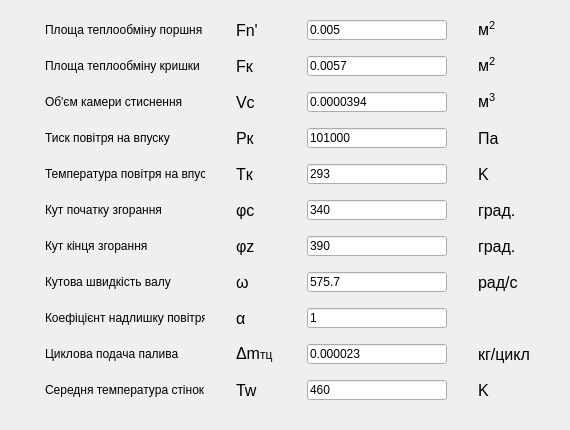
    <widget class="QWidget" name="tab_3">
     <attribute name="title">
      <string>2</string>
     </attribute>
     <widget class="QWidget" name="layoutWidget">
      <property name="geometry">
       <rect>
        <x>20</x>
        <y>10</y>
        <width>541</width>
        <height>411</height>
       </rect>
      </property>
      <layout class="QVBoxLayout" name="verticalLayout_8">
       <item>
        <layout class="QHBoxLayout" name="horizontalLayout_14">
         <item>
          <widget class="QLabel" name="label_24">
           <property name="maximumSize">
            <size>
             <width>160</width>
             <height>20</height>
            </size>
           </property>
           <property name="text">
            <string>Площа теплообміну поршня</string>
           </property>
          </widget>
         </item>
         <item>
          <widget class="QLabel" name="label_35">
           <property name="maximumSize">
            <size>
             <width>40</width>
             <height>20</height>
            </size>
           </property>
           <property name="font">
            <font>
             <pointsize>12</pointsize>
            </font>
           </property>
           <property name="text">
            <string>Fn'</string>
           </property>
          </widget>
         </item>
         <item>
          <widget class="QLineEdit" name="lineEdit_Fnn">
           <property name="maximumSize">
            <size>
             <width>140</width>
             <height>20</height>
            </size>
           </property>
           <property name="text">
            <string>0.005</string>
           </property>
          </widget>
         </item>
         <item>
          <widget class="QLabel" name="label_46">
           <property name="maximumSize">
            <size>
             <width>56</width>
             <height>20</height>
            </size>
           </property>
           <property name="text">
            <string>&lt;html&gt;&lt;head/&gt;&lt;body&gt;&lt;p&gt;&lt;span style=&quot; font-size:12pt;&quot;&gt;м&lt;/span&gt;&lt;span style=&quot; font-size:12pt; vertical-align:super;&quot;&gt;2&lt;/span&gt;&lt;/p&gt;&lt;/body&gt;&lt;/html&gt;</string>
           </property>
          </widget>
         </item>
        </layout>
       </item>
       <item>
        <layout class="QHBoxLayout" name="horizontalLayout_15">
         <item>
          <widget class="QLabel" name="label_25">
           <property name="maximumSize">
            <size>
             <width>160</width>
             <height>20</height>
            </size>
           </property>
           <property name="text">
            <string>Площа теплообміну кришки</string>
           </property>
          </widget>
         </item>
         <item>
          <widget class="QLabel" name="label_36">
           <property name="maximumSize">
            <size>
             <width>40</width>
             <height>20</height>
            </size>
           </property>
           <property name="font">
            <font>
             <pointsize>12</pointsize>
            </font>
           </property>
           <property name="text">
            <string>Fк</string>
           </property>
          </widget>
         </item>
         <item>
          <widget class="QLineEdit" name="lineEdit_Fk">
           <property name="maximumSize">
            <size>
             <width>140</width>
             <height>20</height>
            </size>
           </property>
           <property name="text">
            <string>0.0057</string>
           </property>
          </widget>
         </item>
         <item>
          <widget class="QLabel" name="label_47">
           <property name="maximumSize">
            <size>
             <width>56</width>
             <height>20</height>
            </size>
           </property>
           <property name="text">
            <string>&lt;html&gt;&lt;head/&gt;&lt;body&gt;&lt;p&gt;&lt;span style=&quot; font-size:12pt;&quot;&gt;м&lt;/span&gt;&lt;span style=&quot; font-size:12pt; vertical-align:super;&quot;&gt;2&lt;/span&gt;&lt;/p&gt;&lt;/body&gt;&lt;/html&gt;</string>
           </property>
          </widget>
         </item>
        </layout>
       </item>
       <item>
        <layout class="QHBoxLayout" name="horizontalLayout_16">
         <item>
          <widget class="QLabel" name="label_26">
           <property name="maximumSize">
            <size>
             <width>160</width>
             <height>20</height>
            </size>
           </property>
           <property name="text">
            <string>Об'єм камери стиснення</string>
           </property>
          </widget>
         </item>
         <item>
          <widget class="QLabel" name="label_37">
           <property name="maximumSize">
            <size>
             <width>40</width>
             <height>20</height>
            </size>
           </property>
           <property name="font">
            <font>
             <pointsize>12</pointsize>
            </font>
           </property>
           <property name="text">
            <string>Vc</string>
           </property>
          </widget>
         </item>
         <item>
          <widget class="QLineEdit" name="lineEdit_Vc">
           <property name="maximumSize">
            <size>
             <width>140</width>
             <height>20</height>
            </size>
           </property>
           <property name="text">
            <string>0.0000394</string>
           </property>
          </widget>
         </item>
         <item>
          <widget class="QLabel" name="label_48">
           <property name="maximumSize">
            <size>
             <width>56</width>
             <height>20</height>
            </size>
           </property>
           <property name="text">
            <string>&lt;html&gt;&lt;head/&gt;&lt;body&gt;&lt;p&gt;&lt;span style=&quot; font-size:12pt;&quot;&gt;м&lt;/span&gt;&lt;span style=&quot; font-size:12pt; vertical-align:super;&quot;&gt;3&lt;/span&gt;&lt;/p&gt;&lt;/body&gt;&lt;/html&gt;</string>
           </property>
          </widget>
         </item>
        </layout>
       </item>
       <item>
        <layout class="QHBoxLayout" name="horizontalLayout_17">
         <item>
          <widget class="QLabel" name="label_27">
           <property name="maximumSize">
            <size>
             <width>160</width>
             <height>20</height>
            </size>
           </property>
           <property name="text">
            <string>Тиск повітря на впуску</string>
           </property>
          </widget>
         </item>
         <item>
          <widget class="QLabel" name="label_38">
           <property name="maximumSize">
            <size>
             <width>40</width>
             <height>20</height>
            </size>
           </property>
           <property name="font">
            <font>
             <pointsize>12</pointsize>
            </font>
           </property>
           <property name="text">
            <string>Pк</string>
           </property>
          </widget>
         </item>
         <item>
          <widget class="QLineEdit" name="lineEdit_Pk">
           <property name="maximumSize">
            <size>
             <width>140</width>
             <height>20</height>
            </size>
           </property>
           <property name="text">
            <string>101000</string>
           </property>
          </widget>
         </item>
         <item>
          <widget class="QLabel" name="label_49">
           <property name="maximumSize">
            <size>
             <width>56</width>
             <height>20</height>
            </size>
           </property>
           <property name="font">
            <font>
             <pointsize>12</pointsize>
            </font>
           </property>
           <property name="text">
            <string>Па</string>
           </property>
          </widget>
         </item>
        </layout>
       </item>
       <item>
        <layout class="QHBoxLayout" name="horizontalLayout_18">
         <item>
          <widget class="QLabel" name="label_28">
           <property name="maximumSize">
            <size>
             <width>160</width>
             <height>20</height>
            </size>
           </property>
           <property name="text">
            <string>Температура повітря на впуску</string>
           </property>
          </widget>
         </item>
         <item>
          <widget class="QLabel" name="label_39">
           <property name="maximumSize">
            <size>
             <width>40</width>
             <height>20</height>
            </size>
           </property>
           <property name="font">
            <font>
             <pointsize>12</pointsize>
            </font>
           </property>
           <property name="text">
            <string>Tк</string>
           </property>
          </widget>
         </item>
         <item>
          <widget class="QLineEdit" name="lineEdit_Tk">
           <property name="maximumSize">
            <size>
             <width>140</width>
             <height>20</height>
            </size>
           </property>
           <property name="text">
            <string>293</string>
           </property>
          </widget>
         </item>
         <item>
          <widget class="QLabel" name="label_50">
           <property name="maximumSize">
            <size>
             <width>56</width>
             <height>20</height>
            </size>
           </property>
           <property name="font">
            <font>
             <pointsize>12</pointsize>
            </font>
           </property>
           <property name="text">
            <string>K</string>
           </property>
          </widget>
         </item>
        </layout>
       </item>
       <item>
        <layout class="QHBoxLayout" name="horizontalLayout_19">
         <item>
          <widget class="QLabel" name="label_29">
           <property name="maximumSize">
            <size>
             <width>160</width>
             <height>20</height>
            </size>
           </property>
           <property name="text">
            <string>Кут початку згорання</string>
           </property>
          </widget>
         </item>
         <item>
          <widget class="QLabel" name="label_40">
           <property name="maximumSize">
            <size>
             <width>40</width>
             <height>20</height>
            </size>
           </property>
           <property name="font">
            <font>
             <pointsize>12</pointsize>
            </font>
           </property>
           <property name="text">
            <string>φс</string>
           </property>
          </widget>
         </item>
         <item>
          <widget class="QLineEdit" name="lineEdit_fic">
           <property name="maximumSize">
            <size>
             <width>140</width>
             <height>20</height>
            </size>
           </property>
           <property name="text">
            <string>340</string>
           </property>
          </widget>
         </item>
         <item>
          <widget class="QLabel" name="label_51">
           <property name="maximumSize">
            <size>
             <width>56</width>
             <height>20</height>
            </size>
           </property>
           <property name="font">
            <font>
             <pointsize>12</pointsize>
            </font>
           </property>
           <property name="text">
            <string>град.</string>
           </property>
          </widget>
         </item>
        </layout>
       </item>
       <item>
        <layout class="QHBoxLayout" name="horizontalLayout_20">
         <item>
          <widget class="QLabel" name="label_30">
           <property name="maximumSize">
            <size>
             <width>160</width>
             <height>20</height>
            </size>
           </property>
           <property name="text">
            <string>Кут кінця згорання</string>
           </property>
          </widget>
         </item>
         <item>
          <widget class="QLabel" name="label_41">
           <property name="maximumSize">
            <size>
             <width>40</width>
             <height>20</height>
            </size>
           </property>
           <property name="font">
            <font>
             <pointsize>12</pointsize>
            </font>
           </property>
           <property name="text">
            <string>φz</string>
           </property>
          </widget>
         </item>
         <item>
          <widget class="QLineEdit" name="lineEdit_fiz">
           <property name="maximumSize">
            <size>
             <width>140</width>
             <height>20</height>
            </size>
           </property>
           <property name="text">
            <string>390</string>
           </property>
          </widget>
         </item>
         <item>
          <widget class="QLabel" name="label_52">
           <property name="maximumSize">
            <size>
             <width>56</width>
             <height>20</height>
            </size>
           </property>
           <property name="font">
            <font>
             <pointsize>12</pointsize>
            </font>
           </property>
           <property name="text">
            <string>град.</string>
           </property>
          </widget>
         </item>
        </layout>
       </item>
       <item>
        <layout class="QHBoxLayout" name="horizontalLayout_21">
         <item>
          <widget class="QLabel" name="label_31">
           <property name="maximumSize">
            <size>
             <width>160</width>
             <height>20</height>
            </size>
           </property>
           <property name="text">
            <string>Кутова швидкість валу</string>
           </property>
          </widget>
         </item>
         <item>
          <widget class="QLabel" name="label_42">
           <property name="maximumSize">
            <size>
             <width>40</width>
             <height>20</height>
            </size>
           </property>
           <property name="font">
            <font>
             <pointsize>12</pointsize>
            </font>
           </property>
           <property name="text">
            <string>ω</string>
           </property>
          </widget>
         </item>
         <item>
          <widget class="QLineEdit" name="lineEdit_w">
           <property name="maximumSize">
            <size>
             <width>140</width>
             <height>20</height>
            </size>
           </property>
           <property name="text">
            <string>575.7</string>
           </property>
          </widget>
         </item>
         <item>
          <widget class="QLabel" name="label_53">
           <property name="maximumSize">
            <size>
             <width>56</width>
             <height>20</height>
            </size>
           </property>
           <property name="font">
            <font>
             <pointsize>12</pointsize>
            </font>
           </property>
           <property name="text">
            <string>рад/с</string>
           </property>
          </widget>
         </item>
        </layout>
       </item>
       <item>
        <layout class="QHBoxLayout" name="horizontalLayout_22">
         <item>
          <widget class="QLabel" name="label_32">
           <property name="maximumSize">
            <size>
             <width>160</width>
             <height>20</height>
            </size>
           </property>
           <property name="text">
            <string>Коефіцієнт надлишку повітря</string>
           </property>
          </widget>
         </item>
         <item>
          <widget class="QLabel" name="label_43">
           <property name="maximumSize">
            <size>
             <width>40</width>
             <height>20</height>
            </size>
           </property>
           <property name="font">
            <font>
             <pointsize>12</pointsize>
            </font>
           </property>
           <property name="text">
            <string>α</string>
           </property>
          </widget>
         </item>
         <item>
          <widget class="QLineEdit" name="lineEdit_a">
           <property name="maximumSize">
            <size>
             <width>140</width>
             <height>20</height>
            </size>
           </property>
           <property name="text">
            <string>1</string>
           </property>
          </widget>
         </item>
         <item>
          <widget class="QLabel" name="label_73">
           <property name="maximumSize">
            <size>
             <width>56</width>
             <height>20</height>
            </size>
           </property>
           <property name="font">
            <font>
             <pointsize>12</pointsize>
            </font>
           </property>
           <property name="text">
            <string/>
           </property>
          </widget>
         </item>
        </layout>
       </item>
       <item>
        <layout class="QHBoxLayout" name="horizontalLayout_23">
         <item>
          <widget class="QLabel" name="label_33">
           <property name="maximumSize">
            <size>
             <width>160</width>
             <height>20</height>
            </size>
           </property>
           <property name="text">
            <string>Циклова подача палива</string>
           </property>
          </widget>
         </item>
         <item>
          <widget class="QLabel" name="label_44">
           <property name="maximumSize">
            <size>
             <width>40</width>
             <height>20</height>
            </size>
           </property>
           <property name="text">
            <string>&lt;html&gt;&lt;head/&gt;&lt;body&gt;&lt;p&gt;&lt;span style=&quot; font-size:12pt;&quot;&gt;Δm&lt;/span&gt;&lt;span style=&quot; font-size:9pt;&quot;&gt;тц&lt;/span&gt;&lt;/p&gt;&lt;/body&gt;&lt;/html&gt;</string>
           </property>
          </widget>
         </item>
         <item>
          <widget class="QLineEdit" name="lineEdit_mtc">
           <property name="maximumSize">
            <size>
             <width>140</width>
             <height>20</height>
            </size>
           </property>
           <property name="text">
            <string>0.000023</string>
           </property>
          </widget>
         </item>
         <item>
          <widget class="QLabel" name="label_54">
           <property name="maximumSize">
            <size>
             <width>56</width>
             <height>20</height>
            </size>
           </property>
           <property name="font">
            <font>
             <pointsize>12</pointsize>
            </font>
           </property>
           <property name="text">
            <string>кг/цикл</string>
           </property>
          </widget>
         </item>
        </layout>
       </item>
       <item>
        <layout class="QHBoxLayout" name="horizontalLayout_24">
         <item>
          <widget class="QLabel" name="label_34">
           <property name="maximumSize">
            <size>
             <width>160</width>
             <height>20</height>
            </size>
           </property>
           <property name="text">
            <string>Середня температура стінок</string>
           </property>
          </widget>
         </item>
         <item>
          <widget class="QLabel" name="label_45">
           <property name="maximumSize">
            <size>
             <width>40</width>
             <height>20</height>
            </size>
           </property>
           <property name="font">
            <font>
             <pointsize>12</pointsize>
            </font>
           </property>
           <property name="text">
            <string>Tw</string>
           </property>
          </widget>
         </item>
         <item>
          <widget class="QLineEdit" name="lineEdit_Tw">
           <property name="maximumSize">
            <size>
             <width>140</width>
             <height>20</height>
            </size>
           </property>
           <property name="text">
            <string>460</string>
           </property>
          </widget>
         </item>
         <item>
          <widget class="QLabel" name="label_55">
           <property name="maximumSize">
            <size>
             <width>56</width>
             <height>20</height>
            </size>
           </property>
           <property name="font">
            <font>
             <pointsize>12</pointsize>
            </font>
           </property>
           <property name="text">
            <string>K</string>
           </property>
          </widget>
         </item>
        </layout>
       </item>
      </layout>
     </widget>
    </widget>
